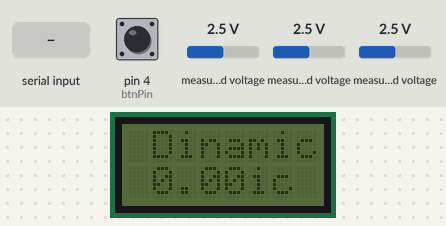
A sketch run on a simulated Arduino Uno, built with avr-gcc and run on an emulated ATmega328P. On the bench: 8×2 character LCD. The inputs (shaded band) are chosen by the test bench; at power-on: pin 4 (btnPin) LOW, measured voltage 2.5 V. What the sketch prints to the serial monitor is not drawn.

Above: at 2.2 s.
2.3 s: "1\n" received over Serial
At 3.0 s:
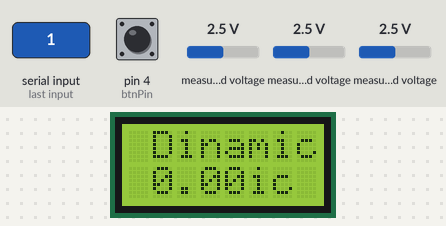
4.1 s: "0\n" received over Serial
At 6.9 s:
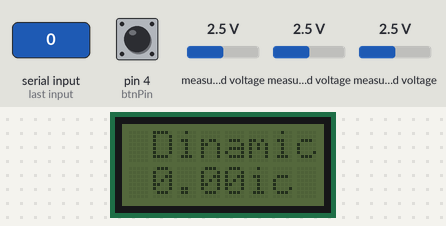
Timing chart, 0 to 8.4 s (numbered marks = the images above; inputs shaded):
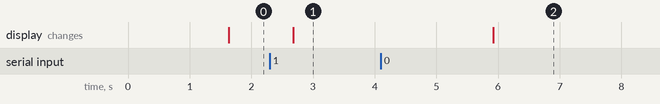

The sketch:

Manometer.ino
```cpp
//ver 2, threads included
//4th pin - button, 6s pin - bt
#include <Thread.h>
#include <Wire.h>
#include <LiquidCrystal_I2C.h>
#include <Adafruit_ADS1015.h>

#define REFRESH_TIME 1000
#define FILTER_ACCURACY 32 // 1 - to disable
#define PRECISION_COEF 0.54
#define DEBUG_ENABLED false
#define DISPLAY_REFRESH true
#define ROUNDING_ENABLED true
#define SHORT_CLICK_DURATION 100
bool backLightEnabled = false;

LiquidCrystal_I2C lcd(0x3f,8,2);  // 0x27 for large, 0x3f for small disp
Adafruit_ADS1115 ads(0x48);

Thread adcThread = Thread();
int btnPin = 4;
float difference = 0.0;
float dpValue = 0.0;

void setup()
{
  pinMode(btnPin, INPUT);  //button pin
  Serial.begin(9600);
  ads.begin();
  lcd.init();

  adcThread.onRun(getAdcFiltered);   //creating new thread
  adcThread.setInterval(REFRESH_TIME);  //loop interval

  if (backLightEnabled)
     lcd.backlight();
  else
     lcd.noBacklight();
}

void loop()
{
  switch(getButtonState(btnPin)){
    case 1:                           //short click
        if (backLightEnabled){
            lcd.noBacklight();
            backLightEnabled = false;}
        else{
            lcd.backlight();
            backLightEnabled = true;}
        break;
    case 2:                          //long click
        difference = dpValue;
        break;
    }

  if (DEBUG_ENABLED){
  Serial.print("***********");
  Serial.print("\n");
  }
  if (Serial.available())
     btInput(Serial.read());

  if (adcThread.shouldRun())adcThread.run(); // starting the thread
  delay(50);
}


void displayOutput(float volt0, float volt1, float vcc){

  if (DISPLAY_REFRESH) lcd.clear();
  lcd.setCursor(1,0);
  lcd.print("Dinamic:");

  float dmPr = (volt0 / vcc - 0.5) / 0.057 * 101.97 - difference;
  if (ROUNDING_ENABLED)
  dmPr = int(dmPr * 100) / 100.0 ;
  dpValue = dmPr;

  lcd.setCursor(1,1);
  lcd.print(dmPr);
  lcd.setCursor(7,1);
  lcd.print(" mmH2O");

  lcd.setCursor(1,2);
  lcd.print("Static:");

  float stPr = ((volt1 / vcc + 0.095) / 0.009) + PRECISION_COEF;
  if (ROUNDING_ENABLED)
  stPr = int(stPr * 100) / 100.0;

  lcd.setCursor(1,3);
  lcd.print(stPr);
  lcd.setCursor(7,3);
  lcd.print(" kPa");
}

 void getAdcFiltered(){
  unsigned long adc0 = 0, adc1 = 0;
  float volt0, volt1, vcc;

    for (unsigned int i = 0; i < FILTER_ACCURACY; i++)
        {
          adc0 += ads.readADC_SingleEnded(0);
          adc1 += ads.readADC_SingleEnded(1);
        }
    volt0 = (adc0 / FILTER_ACCURACY * 0.1865) / 1000;
    volt1 = (adc1 / FILTER_ACCURACY * 0.1865) / 1000;
    vcc = (ads.readADC_SingleEnded(3)* 0.1875) / 1000;

    if (DEBUG_ENABLED == 1){
      Serial.print(volt1);
      Serial.print("__");
      Serial.print(adc1 / FILTER_ACCURACY);
      Serial.print("\n");
      }
     displayOutput (volt0, volt1, vcc);
  }

int getButtonState(int pin){
  int duration = pulseIn(pin, HIGH);
  Serial.print(duration);
  Serial.print("\n");
  if ((duration < 100)&&(duration != 0)) return 1;
  if (duration > 2000) return 2;
  return 0;
  }

void btInput(int val){
   if (val == '1')
    {
      lcd.backlight();
    }
    if ( val == '0')
    {
      lcd.noBacklight();
    }
}
```

Measured:
- after the input at 2.3 s, the display: changes after 0.38 s (image 1)
- after the input at 4.1 s, the display: changes after 1.8 s (image 2)
